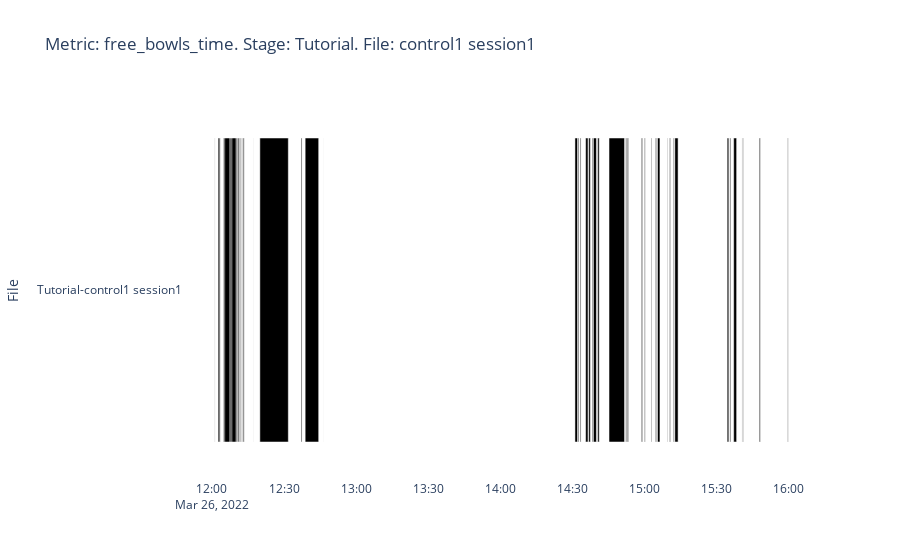

Source (notebook cell):
### Code cell
exp.timeline(metric = 'free_bowls_time',
             start='2022-03-26_12:00:00',
             finish='2022-03-26_16:00:00',
             slide = None,
             step = None,
             time_start_median = None,
             time_finish_median = None,
             lick = None,             
             time = None,
             replacing_value='auto',
             without_dem_base=False,          
             input_time_interval='auto',
             delete_zero_in_intervals_for_median = False,
             median_special_time = False,
             dynamic = False,
             intellicage = 'all_time',
             parser_condition = None,
             division_coef = 1,
             plotly_verbose = True,
             output_file = 'html')

# See the tutorial_data\output\free_bowls_time-Tutorial-control1 session1.html

### Figure 1 — Plotly figure (JSON) as saved in the notebook; plotly's stock layout.template omitted (floating-point values rounded to 4 significant figures)
{"data": [{"alignmentgroup": "True", "base": ["2022-03-26T12:01:11.737000", "2022-03-26T12:01:29.831000", "2022-03-26T12:02:34", "2022-03-26T12:03:22.263000", "2022-03-26T12:03:29.850000", "2022-03-26T12:04:50.613000", "2022-03-26T12:05:17.169000", "2022-03-26T12:07:49.624000", "2022-03-26T12:10:00.916000", "2022-03-26T12:10:18.158000", "2022-03-26T12:10:37.410000", "2022-03-26T12:10:52.254000", "2022-03-26T12:11:21.638000", "2022-03-26T12:11:31.871000", "2022-03-26T12:11:46.429000", "2022-03-26T12:12:15.907000", "2022-03-26T12:12:24.591000", "2022-03-26T12:12:58.186000", "2022-03-26T12:13:02.636000", "2022-03-26T12:13:29.597000", "2022-03-26T12:17:07.020000", "2022-03-26T12:19:54.877000", "2022-03-26T12:37:06.661000", "2022-03-26T12:38:46.276000", "2022-03-26T12:46:15.244000", "2022-03-26T14:30:59.912000", "2022-03-26T14:32:10.599000", "2022-03-26T14:33:11.649000", "2022-03-26T14:35:26.566000", "2022-03-26T14:36:42.458000", "2022-03-26T14:38:07.105000", "2022-03-26T14:38:40.408000", "2022-03-26T14:40:26.791000", "2022-03-26T14:45:10.375000", "2022-03-26T14:52:09.013000", "2022-03-26T14:52:48.610000", "2022-03-26T14:58:29.311000", "2022-03-26T14:58:56.935000", "2022-03-26T14:59:57.259000", "2022-03-26T15:00:20.916000", "2022-03-26T15:02:44.227000", "2022-03-26T15:04:32.060000", "2022-03-26T15:05:20.589000", "2022-03-26T15:09:23.544000", "2022-03-26T15:10:23.969000", "2022-03-26T15:11:54.195000", "2022-03-26T15:12:31.466000", "2022-03-26T15:34:19.834000", "2022-03-26T15:35:06.147000", "2022-03-26T15:35:21.579000", "2022-03-26T15:35:29.674000", "2022-03-26T15:37:01.583000", "2022-03-26T15:40:15.529000", "2022-03-26T15:40:36.534000", "2022-03-26T15:40:48.709000", "2022-03-26T15:47:41.054000", "2022-03-26T15:59:30.561000"], "hovertemplate": "Visits=<br>Start=%{base}<br>Finish=%{x}<br>File=%{y}<extra></extra>", "legendgroup": "", "marker": {"color": "black", "opacity": 1}, "name": "", "offsetgroup": "", "orientation": "h", "showlegend": false, "textposition": "auto", "type": "bar", "x": [3345, 1336, 47583, 4099, 6030, 320365, 126371, 27016, 25418, 95388, 11449, 28277, 3279, 14512, 11564, 885, 15065, 14612, 31255, 694, 1333, 710651, 21184, 337442, 1007, 63991, 23812, 20243, 58612, 42268, 18824, 75831, 39073, 387423, 22042, 25426, 18825, 14566, 20666, 4780, 14285, 22777, 60973, 9193, 18609, 15089, 82890, 43472, 13801, 652, 19338, 74065, 964, 3789, 11866, 24569, 11024], "xaxis": "x", "y": ["Tutorial-control1 session1", "Tutorial-control1 session1", "Tutorial-control1 session1", "Tutorial-control1 session1", "Tutorial-control1 session1", "Tutorial-control1 session1", "Tutorial-control1 session1", "Tutorial-control1 session1", "Tutorial-control1 session1", "Tutorial-control1 session1", "Tutorial-control1 session1", "Tutorial-control1 session1", "Tutorial-control1 session1", "Tutorial-control1 session1", "Tutorial-control1 session1", "Tutorial-control1 session1", "Tutorial-control1 session1", "Tutorial-control1 session1", "Tutorial-control1 session1", "Tutorial-control1 session1", "Tutorial-control1 session1", "Tutorial-control1 session1", "Tutorial-control1 session1", "Tutorial-control1 session1", "Tutorial-control1 session1", "Tutorial-control1 session1", "Tutorial-control1 session1", "Tutorial-control1 session1", "Tutorial-control1 session1", "Tutorial-control1 session1", "Tutorial-control1 session1", "Tutorial-control1 session1", "Tutorial-control1 session1", "Tutorial-control1 session1", "Tutorial-control1 session1", "Tutorial-control1 session1", "Tutorial-control1 session1", "Tutorial-control1 session1", "Tutorial-control1 session1", "Tutorial-control1 session1", "Tutorial-control1 session1", "Tutorial-control1 session1", "Tutorial-control1 session1", "Tutorial-control1 session1", "Tutorial-control1 session1", "Tutorial-control1 session1", "Tutorial-control1 session1", "Tutorial-control1 session1", "Tutorial-control1 session1", "Tutorial-control1 session1", "Tutorial-control1 session1", "Tutorial-control1 session1", "Tutorial-control1 session1", "Tutorial-control1 session1", "Tutorial-control1 session1", "Tutorial-control1 session1", "Tutorial-control1 session1"], "yaxis": "y"}], "layout": {"barmode": "overlay", "legend": {"title": {"text": "Visits"}, "tracegroupgap": 0}, "title": {"text": "Metric: free_bowls_time. Stage: Tutorial. File: control1 session1"}, "xaxis": {"anchor": "y", "domain": [0, 1], "showgrid": false, "type": "date"}, "yaxis": {"anchor": "x", "domain": [0, 1], "showgrid": false, "title": {"text": "File"}}}}
